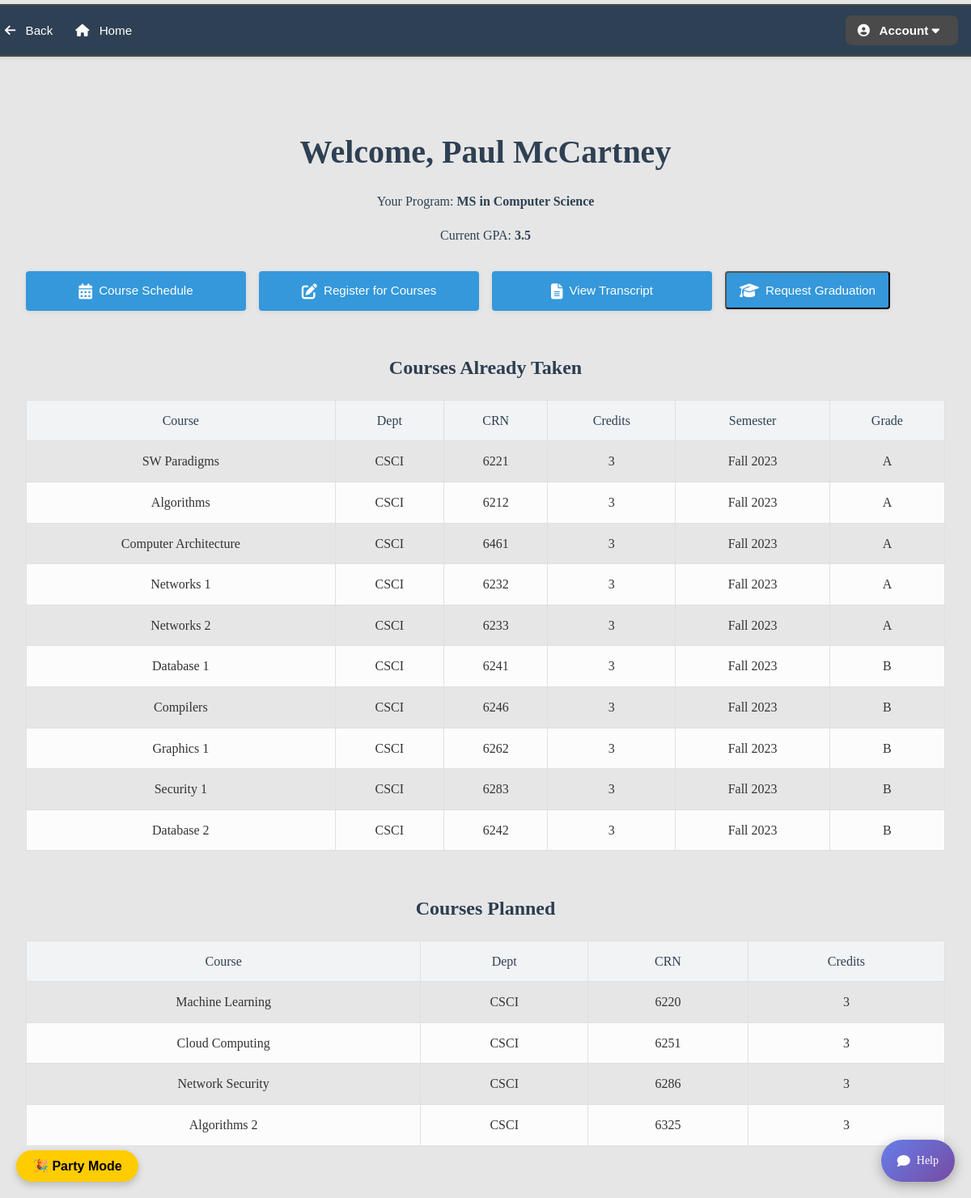
The page /home (signed in) on the database its author committed.
### tables this page shows
CREATE TABLE users (
    uid CHAR(8) PRIMARY KEY,
    email VARCHAR(100) UNIQUE NOT NULL,
    username VARCHAR(50) UNIQUE NOT NULL,
    password VARCHAR(255) NOT NULL,
    user_type INTEGER NOT NULL CHECK (user_type BETWEEN 1 AND 6),
    first_name VARCHAR(50) NOT NULL,
    last_name VARCHAR(50) NOT NULL,
    address TEXT,
    created_at TIMESTAMP DEFAULT CURRENT_TIMESTAMP,
    updated_at TIMESTAMP DEFAULT CURRENT_TIMESTAMP,
    CHECK (length(uid) = 8 AND uid GLOB '[0-9]*')
    -- 1 = applicant, 2 = gradstudent, 3 = faculty, 4 = admin, 5 = gs, 6 = alumni
);

CREATE TABLE grad_student (
    uid CHAR(8) PRIMARY KEY,
    advisor_uid CHAR(8),
    d_num INTEGER NOT NULL,
    program VARCHAR(100) NOT NULL,
    credit_hours INTEGER DEFAULT 0,
    gpa REAL DEFAULT 0.0,
    is_suspended BOOLEAN DEFAULT FALSE,
    has_advising_hold BOOLEAN DEFAULT TRUE,
    form1_submitted BOOLEAN DEFAULT FALSE,
    form1_approved BOOLEAN DEFAULT FALSE,
    graduation_requested BOOLEAN DEFAULT FALSE,
    graduation_approved BOOLEAN DEFAULT FALSE,
    thesis_submitted BOOLEAN DEFAULT FALSE,
    thesis_approved BOOLEAN DEFAULT FALSE,
    matriculation_date DATE,
    FOREIGN KEY (uid) REFERENCES users(uid),
    FOREIGN KEY (advisor_uid) REFERENCES faculty(uid),
    FOREIGN KEY (d_num) REFERENCES department(d_num)
);

CREATE TABLE transcript (
    id INTEGER PRIMARY KEY AUTOINCREMENT,
    student_uid CHAR(8) NOT NULL,
    crn INTEGER NOT NULL,
    semester VARCHAR(20) NOT NULL,
    grade VARCHAR(2),
    grade_edited BOOLEAN DEFAULT FALSE,
    FOREIGN KEY (student_uid) REFERENCES grad_student(uid),
    FOREIGN KEY (crn) REFERENCES courses(crn),
    UNIQUE(student_uid, crn, semester)
);

CREATE TABLE courses (
    crn INTEGER PRIMARY KEY,
    course_title VARCHAR(100) NOT NULL,
    d_num INTEGER NOT NULL,
    credits INTEGER NOT NULL,
    description TEXT,
    FOREIGN KEY (d_num) REFERENCES department(d_num)
);

CREATE TABLE department (
    d_num INTEGER PRIMARY KEY,
    d_name VARCHAR(50) UNIQUE NOT NULL
);

### main.py (the view, shortened to what this page needs)
@app.route('/home', methods=['GET'])
def home():
    if 'uid' in session:
        uid = session['uid']
        connection = sqlite3.connect("phase-2.db")
        connection.row_factory = sqlite3.Row
        cur = connection.cursor()
        cur.execute("SELECT uid, email, username, password, user_type, first_name AS fname, last_name AS lname, address FROM users WHERE uid = ?", (uid,))
        user = cur.fetchone()
        session['user_type'] = user['user_type']
        if user:
            if user["user_type"] == 2:
                cur.execute("SELECT g.*, g.form1_submitted AS form_submitted, g.form1_approved  AS form_approved FROM grad_student g WHERE g.uid = ?", (uid,))
                student = cur.fetchone()
                connection.commit()
                suss = False
                cur.execute("""SELECT C.course_title AS course_name, d.d_name AS dept, C.crn AS course_number, C.credits, T.semester, T.grade
                    FROM transcript T
                    JOIN courses C ON T.crn = C.crn
                    JOIN department d ON C.d_num = d.d_num
                    WHERE T.student_uid = ?
                    ORDER BY T.semester""", (uid,))
                coursesTaken = cur.fetchall()
                connection.commit()
                cur.execute(""" SELECT C.course_title AS course_name, d.d_name AS dept, C.crn AS course_number, C.credits FROM form_courses FC
                    JOIN courses C ON FC.crn = C.crn JOIN department d ON C.d_num = d.d_num
                    LEFT JOIN transcript T ON T.student_uid = FC.student_uid AND T.crn = C.crn WHERE FC.student_uid = ? AND T.crn IS NULL""", (uid,))
                coursesPlan = cur.fetchall()
                connection.commit()
                cur.execute("SELECT COUNT(grade) FROM transcript WHERE student_uid = ? AND grade IN ('B-','C+','C','C-','F')", (uid,))
                sussCount = cur.fetchone()[0]
                connection.commit()
                if sussCount > 3:
                    cur.execute("UPDATE grad_student SET is_suspended = 1 WHERE uid = ?", (uid,))
                    connection.commit()
                    suss = True
                else:
                    cur.execute("UPDATE grad_student SET is_suspended = 0 WHERE uid = ?", (uid,))
                    connection.commit()
                    suss = False
                connection.close()
                return render_template("studentHome.html", user=user, student = student, coursesTaken = coursesTaken, coursesPlan = coursesPlan, suss = suss)
            elif user["user_type"] == 4:
                cur.execute("SELECT uid, email, username, user_type, first_name AS fname, last_name AS lname, address FROM users")
                allUsers = cur.fetchall()
                connection.close()
                session['role'] = "admin"
                return render_template("REGS-admin.html")
    return redirect("/")  #redirect to login page if not logged in

### templates/studentHome.html (shortened to what this page needs)
<!DOCTYPE html>
<html lang="en">
<head>
  <link rel="stylesheet"
        href="https://cdnjs.cloudflare.com/ajax/libs/font-awesome/6.4.0/css/all.min.css"
 />
  <link rel="stylesheet" href="/static/css/styles.css">
</head>
<body class="student-home-page">
  <nav class="navbar">
    <button onclick="window.history.back()" class="nav-btn">
      <i class="fas fa-arrow-left"></i> Back
    </button>
    <div class="home-btn">
      <button onclick="location.href='/home'">
        <i class="fas fa-home"></i> Home
      </button>
    </div>
    <div class="dropdown">
      <button onclick="toggleDropdown()" class="nav-btn">
        <i class="fas fa-user-circle"></i> Account <i class="fas fa-caret-down"></i>
      </button>
    </div>
  </nav>
  {% include "chatbot.html" %}
  <main class="dashboard">
    <header class="dashboard-header">
      <h1>Welcome, {{ user.fname }} {{ user.lname }}</h1>
      <p>Your Program: <strong>{{ student.program or 'Undecided' }}</strong></p>
      {% if student.gpa and student.gpa>0 %}
        <p>Current GPA: <strong>{{ student.gpa }}</strong></p>
      {% else %}
        <p>No GPA yet. Start taking courses to calculate your GPA.</p>
      {% endif %}
    </header>
    <section class="actions-grid">
      <a href="{{ url_for('course_schedule') }}" class="action-card">
        <i class="fas fa-calendar-alt"></i>
        <span>Course Schedule</span>
      </a>
      <a href="{{ url_for('show_register_page') }}" class="action-card">
        <i class="fas fa-edit"></i>
        <span>Register for Courses</span>
      </a>
      {% if coursesTaken %}
      <a href="{{ url_for('transcript', uid=user.uid) }}" class="action-card">
        <i class="fas fa-file-alt"></i>
        <span>View Transcript</span>
      </a>
      {% endif %}
      {% if student.form_approved == 1 %}
        {% if student.graduation_requested == 0 and (student.form_submitted == 1) and (student.thesis_submitted or 'PhD' not in student.program) %}
        <form action="/gradRequested" method="post" style="display:inline-block">
          <button class="action-card" type="submit">
            <i class="fas fa-graduation-cap"></i>
            <span>Request Graduation</span>
          </button>
        </form>
        {% else %}
        <div class="action-card">
          <i class="fas fa-check-circle"></i>
          <span>Graduation {{ 'Requested' if student.graduation_requested else 'Unavailable' }}</span>
        </div>
        {% endif %}
      {% endif %}
    </section>
    {% if coursesTaken %}
    <section class="table-container">
      <h2>Courses Already Taken</h2>
      <table class="styled-table">
        <thead>
          <tr>
            <th>Course</th><th>Dept</th><th>CRN</th><th>Credits</th><th>Semester</th><th>Grade</th>
          </tr>
        </thead>
        <tbody>
          {% for c in coursesTaken %}
          <tr>
            <td>{{ c.course_name }}</td>
            <td>{{ c.dept }}</td>
            <td>{{ c.course_number }}</td>
            <td>{{ c.credits }}</td>
            <td>{{ c.semester }}</td>
            <td>{{ c.grade }}</td>
          </tr>
          {% endfor %}
        </tbody>
      </table>
    </section>
    {% endif %}
    {% if student.form_approved == 1 and coursesPlan %}
    <section class="table-container">
      <h2>Courses Planned</h2>
      <table class="styled-table">
        <thead>
          <tr><th>Course</th><th>Dept</th><th>CRN</th><th>Credits</th></tr>
        </thead>
        <tbody>
          {% for c in coursesPlan %}
          <tr>
            <td>{{ c.course_name }}</td>
            <td>{{ c.dept }}</td>
            <td>{{ c.course_number }}</td>
            <td>{{ c.credits }}</td>
          </tr>
          {% endfor %}
        </tbody>
      </table>
    </section>
    {% endif %}
    <div class="party-button-container">
      <button id="party-button" class="action-card" onclick="togglePartyMode()">
        🎉 Party Mode
      </button>
    </div>
  </main>
</body>
</html>

### static/css/styles.css (style rules this page uses)
body { font-family: 'Georgia', serif; background-color: #e6e6e6; color: #333; margin: 0; padding: 0; line-height: 1.6; padding-top: 60px; }
h1, h2 { font-family: 'Palatino Linotype', 'Book Antiqua', Palatino, serif; color: #2c3e50; text-align: center; margin-bottom: 20px; }
a { font-family: 'Arial', sans-serif; color: #3498db; text-decoration: none; transition: color 0.3s; }
.navbar { position: fixed; top: 0; left: 50%; transform: translateX(-50%); width: 90%; z-index: 1000; display: flex; justify-content: space-between; align-items: center; background-color: rgba(176, 176, 176, 0.9); border: 2px solid #4a4a4a; padding: 15px 30px; box-shadow: 0 4px 10px rgba(0, 0, 0, 0.2); border-radius: 15px; margin-top: 5px; }
.navbar .dropdown { order: 3; margin-left: auto; position: relative; }
.navbar .dropdown button { background-color: #4a4a4a; color: #ffffff; padding: 10px 15px; border: none; border-radius: 8px; font-weight: bold; cursor: pointer; transition: background-color 0.3s, transform 0.2s; }
.party-button-container { position: fixed; bottom: 20px; left: 20px; z-index: 1000; }
#party-button { background-color: #ffcc00; color: #000; padding: 10px 20px; border: none; border-radius: 50px; font-size: 1rem; font-weight: bold; cursor: pointer; transition: background-color 0.3s, transform 0.2s; box-shadow: 0 4px 10px rgba(0, 0, 0, 0.2); animation: bounce 1s infinite; }
.styled-table { width: 100%; border-collapse: collapse; margin-top: 20px; font-size: 1rem; text-align: center; }
.styled-table th, .styled-table td { border: 1px solid #ddd; padding: 10px; }
.styled-table th { background-color: #f4f4f4; color: #2c3e50; font-weight: bold; }
.styled-table tr:nth-child(even) { background-color: #f9f9f9; }
.navbar { position: fixed; top: 0; width: 100%; background: #2E4053; padding: 0.75rem 1.5rem; display: flex; align-items: center; color: #fff; box-shadow: 0 2px 4px rgba(0,0,0,0.1); z-index: 1000; }
.navbar .nav-btn, .navbar .home-btn button { background: transparent; border: none; color: #fff; font-size: 0.95rem; cursor: pointer; margin-right: 1rem; }
.navbar .nav-btn i, .navbar .home-btn i { margin-right: 0.5rem; }
.navbar .dropdown { margin-left: auto; position: relative; }
main.dashboard { max-width: 1200px; margin: 0 auto; padding: 80px 1rem 2rem; }
.dashboard-header h1 { margin: 0; font-size: 2.5rem; color: #2E4053; }
.navbar { position: fixed; top: 0; width: 100%; background: #2E4053; padding: .75rem 1.5rem; display: flex; align-items: center; box-shadow: 0 2px 4px rgba(0,0,0,0.1); z-index: 1000; }
.navbar .nav-btn, .navbar .home-btn button { background: transparent; border: none; color: #fff; font-size: .95rem; cursor: pointer; margin-right: 1rem; }
.navbar .nav-btn i, .navbar .home-btn i { margin-right: .5rem; }
.dashboard-header { max-width: 1200px; margin: 0 auto; padding: 1rem; text-align: center; color: #2E4053; }
.dashboard-header h1 { font-size: 2.5rem; margin-bottom: .5rem; }
.actions-grid { display: grid; grid-template-columns: repeat(auto-fit, minmax(180px, 1fr)); gap: 1rem; max-width: 1200px; margin: 0 auto 2rem; padding: 0 1rem; }
.action-card { background: #fff; border-radius: 6px; box-shadow: 0 1px 6px rgba(0,0,0,0.08); text-decoration: none; color: #2E4053; padding: 1rem; display: flex; align-items: center; transition: box-shadow .2s; }
.action-card i { font-size: 1.5rem; margin-right: .75rem; }
.action-card span { font-weight: 500; }
.table-container { max-width: 1200px; margin: 0 auto 2rem; padding: 0 1rem; overflow-x: auto; }
.styled-table { width: 100%; border-collapse: collapse; }
.styled-table th, .styled-table td { padding: .75rem; text-align: center; border: 1px solid #e0e0e0; }
.styled-table th { background: #f1f3f5; color: #2E4053; font-weight: 500; }
.styled-table tr:nth-child(even) { background: #fcfcfc; }
.actions-grid { display: grid; grid-template-columns: repeat(auto-fit, minmax(180px, 1fr)); gap: 1rem; margin-bottom: 2rem; }
.action-card { background: #3498DB; color: #fff; text-decoration: none; border-radius: 4px; padding: 0.75rem 1rem; display: flex; align-items: center; justify-content: center; transition: background 0.2s, box-shadow 0.2s; }
.action-card i { margin-right: 0.5rem; font-size: 1.2rem; }
.action-card span { font-size: 0.95rem; font-weight: 500; }
.table-container { margin-bottom: 2rem; overflow-x: auto; }

### rows shown on the page
users: fname "Paul", lname "McCartney"
grad_student: program "MS in Computer Science", gpa "3.5"
transcript: course_name "SW Paradigms", dept "CSCI", course_number "6221", credits "3", semester "Fall 2023", grade "A"
transcript: course_name "Algorithms", dept "CSCI", course_number "6212", credits "3", semester "Fall 2023", grade "A"
transcript: course_name "Computer Architecture", dept "CSCI", course_number "6461", credits "3", semester "Fall 2023", grade "A"
transcript: course_name "Networks 1", dept "CSCI", course_number "6232", credits "3", semester "Fall 2023", grade "A"
transcript: course_name "Networks 2", dept "CSCI", course_number "6233", credits "3", semester "Fall 2023", grade "A"
transcript: course_name "Database 1", dept "CSCI", course_number "6241", credits "3", semester "Fall 2023", grade "B"
transcript: course_name "Compilers", dept "CSCI", course_number "6246", credits "3", semester "Fall 2023", grade "B"
transcript: course_name "Graphics 1", dept "CSCI", course_number "6262", credits "3", semester "Fall 2023", grade "B"
transcript: course_name "Security 1", dept "CSCI", course_number "6283", credits "3", semester "Fall 2023", grade "B"
transcript: course_name "Database 2", dept "CSCI", course_number "6242", credits "3", semester "Fall 2023", grade "B"
courses: course_name "Machine Learning", dept "CSCI", course_number "6220", credits "3"
courses: course_name "Cloud Computing", dept "CSCI", course_number "6251", credits "3"
courses: course_name "Network Security", dept "CSCI", course_number "6286", credits "3"
courses: course_name "Algorithms 2", dept "CSCI", course_number "6325", credits "3"
